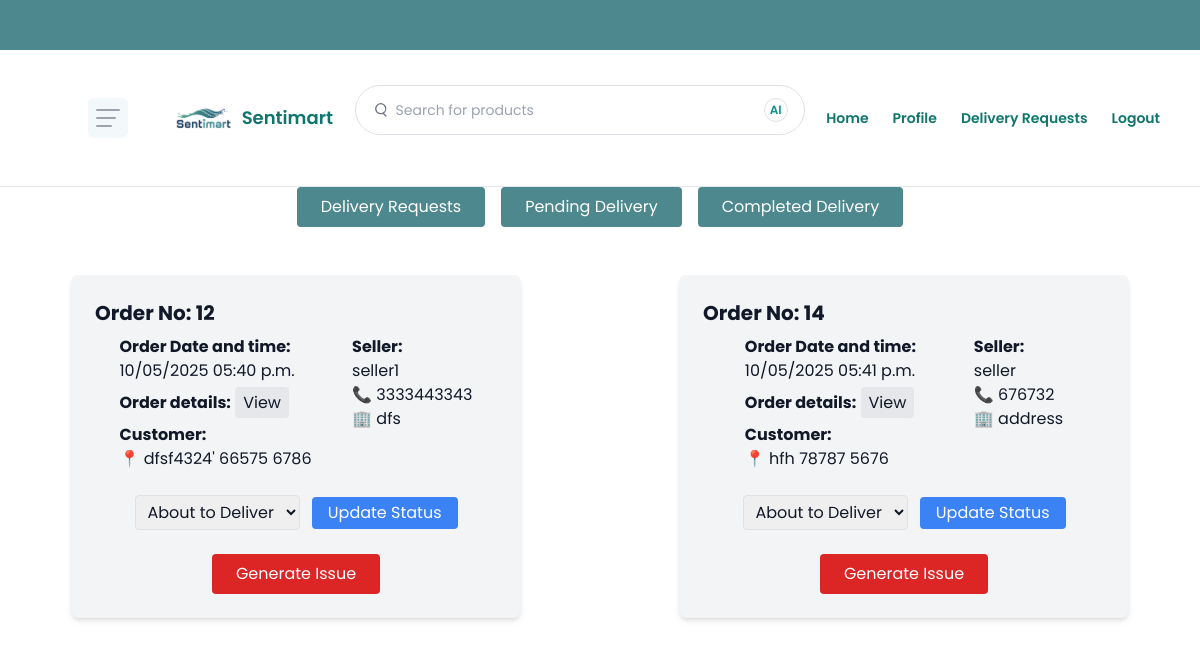
The page /delivery_agent/delivery/requests/?status=pending (signed in) on the database its author committed.
### products/models.py (models this page shows, shortened)
class Order(models.Model):
    STATUS_CHOICES = [
        ('placed', 'Order Placed'),
        ('pending', 'Pending Delivery'),
        ('transit', 'In Transit'),
        ('delivered', 'Delivered'),
        ('cancelled', 'Cancelled'),
        ('rejected', 'Rejected'),
    ]
    user = models.ForeignKey(settings.AUTH_USER_MODEL, on_delete=models.CASCADE)
    delivery_address = models.TextField()
    total_price = models.DecimalField(max_digits=10, decimal_places=2)
    created_at = models.DateTimeField(auto_now_add=True)
    status = models.CharField(max_length=20, choices=STATUS_CHOICES, default='placed')
    is_assigned = models.BooleanField(default=False)
    assigned_to = models.ForeignKey(DeliveryAgent, null=True, blank=True, on_delete=models.SET_NULL)
    issue_reason = models.TextField(blank=True, null=True)

### accounts/models.py (models this page shows)
class User(AbstractUser):
    USER_TYPE_CHOICES = (
        ('admin', 'Admin'),
        ('seller', 'Seller'),
        ('buyer', 'Buyer'),
        {'delivery_agent', 'Delivery Agent'}
    )
    user_type = models.CharField(max_length=20, choices=USER_TYPE_CHOICES, default='buyer')

### seller/models.py (models this page shows, shortened)
class Seller(models.Model):
    user = models.OneToOneField(User, on_delete=models.CASCADE, related_name='seller_profile', null=True)
    phone_number = models.CharField(max_length=15)
    business_name = models.CharField(max_length=100)
    business_type = models.CharField(max_length=100)
    business_address = models.TextField()
    registration_number = models.CharField(max_length=100)
    validation_document = models.FileField(upload_to='validation_documents/')
    is_approved = models.BooleanField(default=False)
    is_rejected = models.BooleanField(default=False)
    rejection_reason = models.TextField(blank=True, null=True)

### delivery_agent/views.py (the view)
# urls.py: path('delivery/requests/', views.delivery_requests, name='delivery_requests'),
def delivery_requests(request):
    agent = DeliveryAgent.objects.get(user=request.user)
    status = request.GET.get('status')
    print('ststuss',status)
    rejected_orders = OrderVisibility.objects.filter(agent=agent, rejected=True).values_list('order_id', flat=True)
    print(rejected_orders)
    if status == 'placed':
        orders = Order.objects.filter(status='placed').exclude(assigned_to=agent)
    elif status == 'pending':
        orders = Order.objects.filter(status='pending', assigned_to=agent)
    elif status == 'delivered':
        orders = Order.objects.filter(status='delivered', assigned_to=agent)
    else:
        orders = []
    return render(request, 'delivery_agent/delivery_requests.html', {'orders': orders, 'status': status, 'rejected_orders': rejected_orders})

### delivery_agent/templates/delivery_agent/delivery_requests.html (shortened to what this page needs)
{% extends './agent_base.html' %}
{% load static %}
{% block content %}
<div class="flex space-x-4 mb-6 justify-center items-center">
    <a href="{% url 'delivery_requests' %}?status=placed" class="px-4 py-2 rounded bg-[#4C888E] text-white ">Delivery Requests</a>
    <a href="{% url 'delivery_requests' %}?status=pending" class="px-4 py-2 rounded bg-[#4C888E] text-white ">Pending Delivery</a>
    <a href="{% url 'delivery_requests' %}?status=delivered" class="px-4 py-2 rounded bg-[#4C888E] text-white ">Completed Delivery</a>
</div>
{% if status == 'placed' %}
<div class="grid grid-cols-1 sm:grid-cols-2 gap-4">
        {% for order in orders %}
        <div class="rounded-lg shadow-md p-4 bg-gray-100 w-full md:w-[450px] mx-auto my-4">
            <h2 class="font-bold text-xl">Order No: {{ order.id }}</h2>
            <div class="flex justify-evenly gap-4">
                <div class="mt-2">
                    <p><strong>Order Date and time:</strong><br>{{ order.created_at|date:"d/m/Y h:i a" }}</p>
                    <p class="mt-2"><strong>Order details:</strong>
                        <a href="" class="bg-gray-200 px-2 py-1 rounded hover:bg-gray-300">View</a>
                    </p>
                    <p class="mt-2"><strong>Customer:</strong><br>
                        📍 {{ order.delivery_address }}
                    </p>
                </div>
                <div>
                    <p class="mt-2"><strong>Seller:</strong><br>
                        {% if order.items.all %}
                            {% with seller=order.items.first.product.seller %}
                                {% with profile=seller.seller_profile %}
                                    {{ seller.username }}<br>
                                    📞 {{ profile.phone_number }}<br>
                                    🏢 {{ profile.business_address }}
                                {% endwith %}
                            {% endwith %}
                        {% else %}
                            No seller info available.
                        {% endif %}
                    </p>
                </div>
            </div>
            <div class="mt-4 flex justify-center gap-4">
                <form method="post" action="{% url 'accept_order' order.id %}">
                    {% csrf_token %}
                    <button type="submit" class="bg-green-500 text-white px-4 py-2 rounded">Approve</button>
                </form>
                <form method="post" action="{% url 'reject_order' order.id %}">
                    {% csrf_token %}
                    <button type="submit" class="bg-red-500 text-white px-4 py-2 rounded">Reject</button>
                </form>
            </div>
        </div>
        {% empty %}
            <p>No delivery requests available.</p>
        {% endfor %}
    {% elif status == 'pending' %}
    <div class="grid grid-cols-1 sm:grid-cols-2 gap-4">
    {% for order in orders %}
        <div class="rounded-lg shadow-md p-4 bg-gray-100 w-full md:w-[450px] mx-auto my-4">
            <h2 class="font-bold text-xl">Order No: {{ order.id }}</h2>
            <div class="flex justify-evenly gap-4">
                <div class="mt-2">
                    <p><strong>Order Date and time:</strong><br>{{ order.created_at|date:"d/m/Y h:i a" }}</p>
                    <p class="mt-2"><strong>Order details:</strong>
                        <a href="" class="bg-gray-200 px-2 py-1 rounded hover:bg-gray-300">View</a>
                    </p>
                    <p class="mt-2"><strong>Customer:</strong><br>
                        📍 {{ order.delivery_address }}
                    </p>
                </div>
                <div>
                    <p class="mt-2"><strong>Seller:</strong><br>
                        {% if order.items.all %}
                            {% with seller=order.items.first.product.seller %}
                                {% with profile=seller.seller_profile %}
                                    {{ seller.username }}<br>
                                    📞 {{ profile.phone_number }}<br>
                                    🏢 {{ profile.business_address }}
                                {% endwith %}
                            {% endwith %}
                        {% else %}
                            No seller info available.
                        {% endif %}
                    </p>
                </div>
            </div>
            <form method="post" action="{% url 'update_order_status' order.id %}" class="mt-4 text-center">
                <select name="new_status" class="border px-2 py-1 rounded">
                    <option value="transit">About to Deliver</option>
                </select>
                <button type="submit" class="bg-blue-500 text-white px-3 py-1 rounded ml-2">Update Status</button>
            </form>
            <button onclick="openIssueForm({{ order.id }})" class="mt-4 bg-red-600 text-white px-4 py-2 rounded block mx-auto">Generate Issue</button>
        </div>
        {% empty %}
            <p>No delivery requests available.</p>
        {% endfor %}
    {% endif %}
</div>
{% endblock %}

### delivery_agent/templates/delivery_agent/agent_base.html (style rules this page uses)
body { font-family: "Poppins", sans-serif; }

### rows shown on the page
Order: id "12", created_at "10/05/2025 05:40 p.m.", delivery_address "dfsf4324' 66575 6786", items.first.product.seller.username "seller1"
Seller: phone_number "3333443343", business_address "dfs"
Order: id "14", created_at "10/05/2025 05:41 p.m.", delivery_address "hfh 78787 5676", items.first.product.seller.username "seller"
Seller: phone_number "676732", business_address "address"
